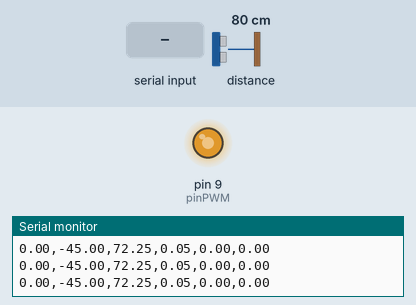
Simulated run of this sketch. Board: Arduino Uno, built with avr-gcc and run on an emulated ATmega328P. On the bench: output pins drawn as LEDs (lit = HIGH), the last lines printed to the serial monitor. Inputs (shaded band) come from the test bench; at power-on: distance to the obstacle 80 cm.

Above: at 1.7 s.
1.8 s: distance to the obstacle set to 2 cm
At 2.2 s:
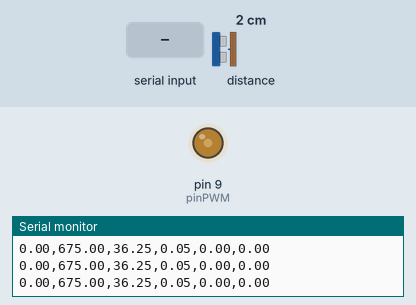
3.3 s: "90,45,200\n" received over Serial
At 4.6 s:
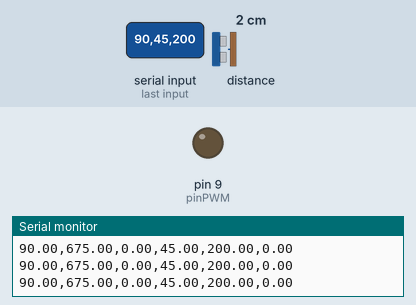
Timing chart, 0 to 6.3 s (numbered marks = the images above; inputs shaded):
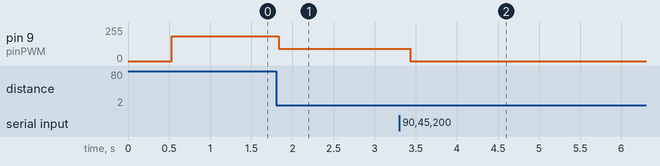

Measured:
- after the input at 1.8 s, pin 9 (pinPWM): 184/255 → 92/255 at once
- after the input at 3.3 s, pin 9 (pinPWM): 92/255 → 0/255 after 0.13 s

The sketch:

Lazo_Cerrado.ino
```cpp
#include <Wire.h>
#include <VL53L0X.h>

VL53L0X sensor;

// El Pin 9 está ligado al canal A del Timer 1 (OC1A)
const int pinPWM = 9;

// Variable para la altura del objeto
float Altura = 0.0;

// --- CONFIGURACIÓN DEL CONTROLADOR PID (CANALES DESDE EXCEL) ---
float consigna    = 0.0;      // CH1: Consigna en milímetros
float Kp          = 0.05;       // CH2: Ganancia Proporcional
float Ki          = 0.0;       // CH3: Ganancia Integral
float Kd          = 0.0;       // CH4: Ganancia Derivativa
float BIAS        = 70.00;      // Punto de operación nominal
float Duty_Cicle  = 70.00;      // Duty Cicle de la señal PWM

// Variables internas del PID
float errorAnterior = 0.0;
float integral = 0.0;

// Temporización estricta para el cálculo del PID (dt constante)
unsigned long tiempoAnterior = 0;
const float dt = 0.1;               // Período de muestreo en segundos (100 ms)
const long intervaloControl = 100;  // Período de muestreo en milisegundos (100 ms)


// --- CONFIGURACIÓN DE LA CALIBRACIÓN (INTERPOLACIÓN) ---
const int NUM_PUNTOS = 7;
// Puntos de control medidos (deben estar estrictamente ordenados de menor a mayor)
const float puntosCalibracion[NUM_PUNTOS] = {0.0, 100.0, 200.0, 300.0, 400.0, 500.0, 600.0};
// Errores medidos en cada uno de esos puntos
const float erroresMedidos[NUM_PUNTOS]    = {0.0, -40.0, -60.0, -80.0, -85.0, -80.0, -40.0};

void setup() {
  Serial.begin(9600);     //Inicia la comunicación serie a una velocidad de 9600 baudios (bits por segundo)
  Serial.setTimeout(50);  // Establece el tiempo máximo de espera en 50 milisegundos para funciones de lectura serie como readStringUntil().

  delay(500);             //Espera 500ms
  Wire.begin();           //Inicializa la librería Wire, habilitando el puerto I2C del Arduino.

  if (!sensor.init()) {
    Serial.println ("Error_Inicializacion_VL53L0X");
    while (1);        //Bloqueo del programa
  }

  sensor.setTimeout(1000);                  //Configura un tiempo límite de 1000 ms para que el sensor devuelva una medida. Si sobrepasa este tiempo, la librería notificará que ocurrió un timeout.
  sensor.setSignalRateLimit(0.1);           //Ajusta el límite mínimo de tasa de retorno de señal a 0.1 MCPS (Mega Counts Per Second).
  sensor.setMeasurementTimingBudget(50000); //Establece el tiempo dedicado a cada medición en 50.000 microsegundos (50 ms). A mayor tiempo de medición, más precisa es la lectura del láser.

  pinMode(pinPWM, OUTPUT);                  //Configura el Pin 9 del Arduino como una salida digital para enviar la señal PWM al actuador.

  //Configuración del Timer1 para 25kHz
  TCCR1A = 0;                               //Limpia los bits del registro de control A del Timer 1, eliminando cualquier configuración previa por defecto de Arduino.
  TCCR1B = 0;                               //Limpia los bits del registro de control B del Timer 1.
  TCNT1  = 0;                               //Reinicia el contador interno del Timer 1 a 0.
  TCCR1A |= (1 << COM1A1);                  //Activa el modo PWM no invertido en el canal A (OC1A / Pin 9). La salida estará en HIGH cuando el contador empiece y pasará a LOW cuando alcance el valor de comparación (OCR1A).
  TCCR1B |= (1 << WGM13) | (1 << CS10);     //Configura el modo PWM rápido con frecuencia definida por el registro ICR1 (WGM13) y establece un divisor de reloj (prescaler) de 1 (CS10), utilizando la frecuencia base de 16 MHz.
  ICR1 = 320;                               //Establece el valor máximo del contador en 320. Esto fija la frecuencia del PWM exactamente en 25 kHz (16MHz / 320 = 25.000Hz) y define la resolución de la señal de 0 a 320 pasos.

  // Cabecera para lectura en Excel Data Streamer o Serial Plotter
  // Serial.println("Consigna (mm), Altura, Duty Cycle");
}

void loop() {

  // 1. Leer trama multinivel enviada desde Excel (CH1, CH2, CH3, CH4)
  leerExcel();

  // 2. Subprograma de Control PID (Muestreo periódico constante)
  unsigned long tiempoActual = millis();

  if (tiempoActual - tiempoAnterior >= intervaloControl) {
    tiempoAnterior = tiempoActual;

    leerSensor();         // Muestreo y filtrado con compensación

    ejecutarControlPID(); // Cálculo de la ley de control

    enviarDatosPlotter(); // Envío de salidas a Excel / Serial

  }
}


// SUBPROGRAMA 1: Lectura y Filtrado del Sensor Láser

void leerSensor() {
  uint16_t lectura = sensor.readRangeSingleMillimeters();    //Solicita una medida puntual al sensor láser VL53L0X. El resultado se guarda como un entero sin signo de 16 bits (uint16_t), representando la distancia en milímetros desde el sensor hasta el objeto.
  float lecturaValida = 0.0;

  // Validación de errores de lectura
  if (sensor.timeoutOccurred() || lectura > 700) {
    lecturaValida = 700.0;
  } else {
    lecturaValida = (float)lectura;
  }

  // Calcular la altura
  Altura = 655.0 - lecturaValida;

  // Calculamos el error sistemático por interpolación
  float errorSensor = calcularErrorInterpolado(Altura);

  // Corregir a la altura el error del sensor
  Altura = Altura - errorSensor;
}


// SUBPROGRAMA 2: Lazo Cerrado PID y Escritura PWM

void ejecutarControlPID() {
  // 1. Calcular el error actual usando la Altura
  float error = consigna - Altura;

  // 2. Acción Proporcional
  float P = Kp * error;

  // 3. Acción Integral con Anti-Windup condicional
  if (Duty_Cicle > 0.0 && Duty_Cicle < 100.0) {
    integral += ((error + errorAnterior) / 2.0) * dt;
  }

  float I = Ki * integral;

  // 4. Acción Derivativa
  float derivat = (error - errorAnterior) / dt;
  float D = Kd * derivat;

  // 5. Ecuación global PID con punto de operación nominal
  Duty_Cicle = BIAS + P + I + D;

  // --- SATURACIÓN ESTRICTA (0% - 100%) ---
  if (Duty_Cicle > 100.0) Duty_Cicle = 100.0;
  if (Duty_Cicle < 0.0)   Duty_Cicle = 0.0;

  // Guardar el error actual para el próximo ciclo
  errorAnterior = error;

  // Convertir el porcentaje final al rango físico del Timer 1 (0 a 320) y Aplicar acción de control al registro del microcontrolador
  OCR1A = (Duty_Cicle / 100.0) * 320;

}


// SUBPROGRAMA 3: Captura de Trama desde Excel (CH1, CH2, CH3, CH4)

void leerExcel() {
  if (Serial.available() > 0) {                               //Comprueba si hay datos pendientes de leer en el búfer del puerto serie (si la cantidad de bytes disponibles es mayor que cero).
    String cadenaRecibida = Serial.readStringUntil('\n');     //Lee todos los caracteres recibidos en el puerto serie hasta encontrar un salto de línea ('\n'). Guarda todo esa cadena de texto en la variable cadenaRecibida.
    cadenaRecibida.trim();                                    // Limpiar espacios/retornos de carro (\r)

    if (cadenaRecibida.length() > 0) {                        //Verifica que la cadena no esté vacía después de haber sido limpiada.
      char buffer[64];                                        //Crea un arreglo de caracteres (un array de tipo char) de 64 elementos.
      cadenaRecibida.toCharArray(buffer, sizeof(buffer));     //Copia el contenido del objeto cadenaRecibida dentro del arreglo buffer, asegurando no sobrepasar el límite de 64 bytes.

      // Extraer CH1: Consigna
      char* token = strtok(buffer, ",");                      //Utiliza la función strtok() para cortar el buffer en la primera coma (,). Retorna un puntero al primer subtexto (que corresponde al parámetro de la consigna).
      if (token != NULL) {
        float val = atof(token);                              //Convierte el texto extraído (token) a un número de punto flotante (float) mediante la función atof() (ascii to float).
        if (val >= 0 && val <= 660) consigna = val;
      }

      // Extraer CH2: Kp
      token = strtok(NULL, ",");                              //Llama nuevamente a strtok() pasando NULL como primer argumento para continuar extrayendo el siguiente elemento del mismo buffer (después de la segunda coma).
      if (token != NULL) Kp = atof(token);

      // Extraer CH3: Ki
      token = strtok(NULL, ",");
      if (token != NULL) Ki = atof(token);

      // Extraer CH4: Kd
      token = strtok(NULL, ",");
      if (token != NULL) Kd = atof(token);
    }
  }
}


// SUBPROGRAMA 4: Graficación / Salida de Datos

void enviarDatosPlotter() {
  Serial.print(consigna);
  Serial.print(",");
  Serial.print(Altura);
  Serial.print(",");
  Serial.print(Duty_Cicle);
  Serial.print(",");
  Serial.print(Kp);
  Serial.print(",");
  Serial.print(Ki);
  Serial.print(",");
  Serial.println(Kd);
}


// SUBPROGRAMA 5: Interpolación Lineal para Cálculo del Error

float calcularErrorInterpolado(float distancia) {
  if (distancia <= puntosCalibracion[0]) {
    return erroresMedidos[0];
  }
  if (distancia >= puntosCalibracion[NUM_PUNTOS - 1]) {
    return erroresMedidos[NUM_PUNTOS - 1];
  }
  for (int i = 0; i < NUM_PUNTOS - 1; i++) {
    if (distancia >= puntosCalibracion[i] && distancia <= puntosCalibracion[i+1]) {
      float x0 = puntosCalibracion[i];
      float x1 = puntosCalibracion[i+1];
      float y0 = erroresMedidos[i];
      float y1 = erroresMedidos[i+1];

      return y0 + ((distancia - x0) * (y1 - y0) / (x1 - x0));
    }
  }
  return 0.0;
}
```
